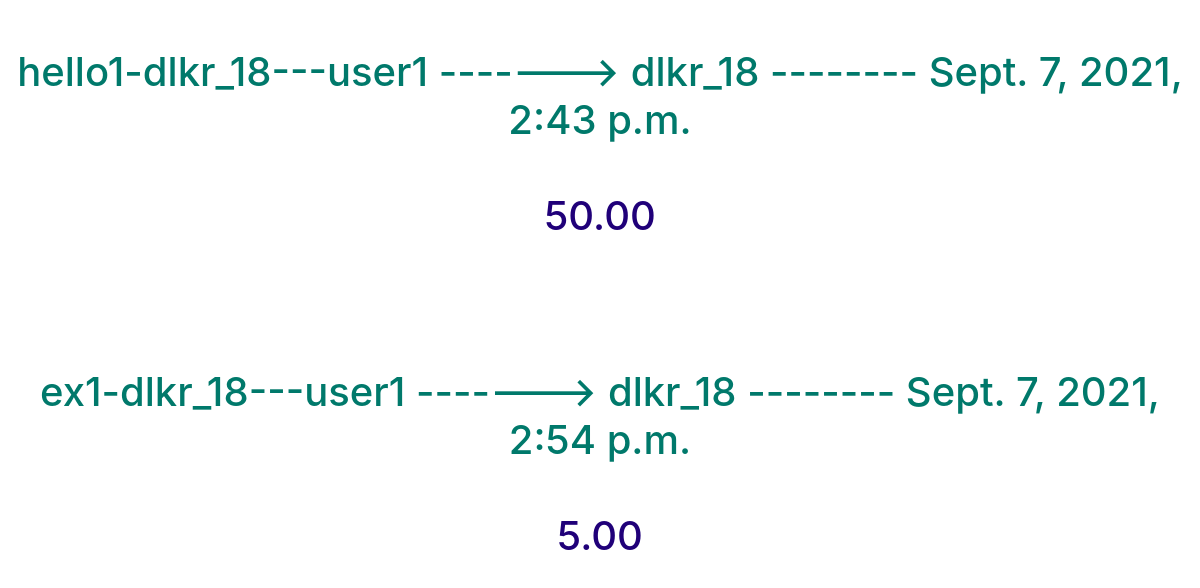
Screenshot of /core/settlements/ (signed in) with the database file from the repository.
### core/models.py (models this page shows, shortened)
class settlement(models.Model):
    groupName = models.CharField(max_length=128)
    groupAdmin = models.ForeignKey(User,on_delete=models.CASCADE, related_name="SettleAdmin",default=1)
    user1 = models.ForeignKey(User,on_delete=models.CASCADE, related_name="user1settlement")
    user2 = models.ForeignKey(User,on_delete=models.CASCADE, related_name="user2settlement")
    amount = models.DecimalField(max_digits=15, decimal_places=2)
    done_at = models.DateTimeField(auto_now_add=True)

### core/views.py (the view)
# urls.py: path('settlements/', views.settlements, name='settlementsPage'),
def settlements(request):
    settlements_of_user = settlement.objects.filter(user1 = request.user) | settlement.objects.filter(user2 = request.user)
    return render(request,'core/settlements.html',{'settlements_of_user':settlements_of_user })

### core/templates/core/settlements.html (shortened to what this page needs)
{% extends 'core/base_user.html' %}
{% block content %}
    {%if settlements_of_user%}
        {% for settlement in settlements_of_user %}
        <h1 class='mt-5' style="text-align:center; color:#00796b;">{{settlement.groupName}}-{{settlement.groupAdmin.username}}---{{settlement.user1.username}} -------> {{settlement.user2.username}} -------- {{settlement.done_at}} </h1>
        {%if settlement.amount > 0%}
        <h1 class='mt-5' style="text-align:center; color:#200079;">{{settlement.amount}}</h1>
        {%else%}
        <h1 class='mt-5' style="text-align:center; color:#ce3434;">{{settlement.amount}}</h1>
        {%endif%}
          <br><br><br>
          {% endfor %}
          {%else%}
           <h1 class='mt-5' style="text-align:center; color:#00796b;" >No Settlements</h1>
    {%endif%}
{% endblock %}

### rows the page displays
settlement: groupName "hello1", groupAdmin.username "dlkr_18", user1.username "user1", user2.username "dlkr_18", done_at "Sept. 7, 2021, 2:43 p.m.", amount "50.00"
settlement: groupName "ex1", groupAdmin.username "dlkr_18", user1.username "user1", user2.username "dlkr_18", done_at "Sept. 7, 2021, 2:54 p.m.", amount "5.00"
